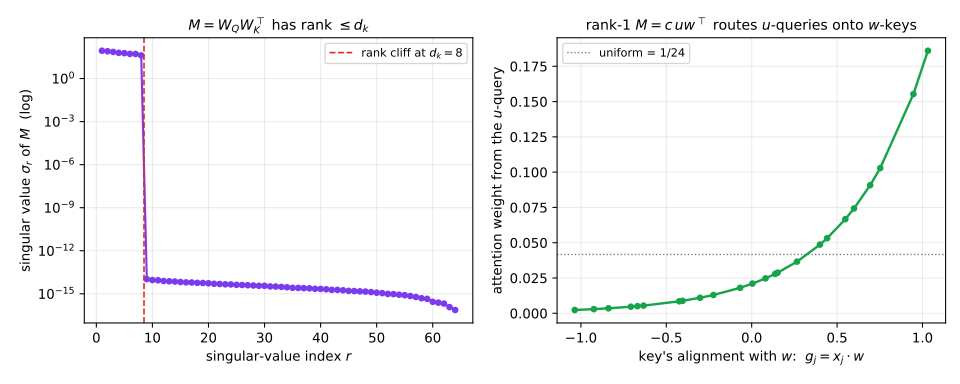

Here is the Python script that generated this plot:
"""The QK circuit is a low-rank bilinear form; its SVD is the routing rule.

Appendix A, section A.8 (reading a trained head).  Two facts, made numerical.

Column-vector convention throughout.

(left) M = W_Q^T W_K is d x d but has rank at most d_k (it is a product through
a d_k-dimensional bottleneck).  Its singular-value spectrum therefore shows a
hard cliff: exactly d_k non-negligible values, the rest at machine zero.  The
head compares tokens in a d_k-dimensional subspace, not the full residual space.

(right) Each singular triple (sigma_r, u_r, w_r) of M is a routing rule:
score(i,j) = x_i^T M x_j = sum_r sigma_r (u_r . x_i)(w_r . x_j), so the head
sends attention FROM positions whose residual has mass on u_r TO positions with
mass on w_r.  We build a rank-1 routing circuit M = c * u w^T with orthonormal
u, w, give each of L key tokens a controlled alignment g_j = x_j . w, point the
query along u, and confirm the resulting attention weight is a monotone
(softmax-of-linear) function of the key's w-alignment g_j -- i.e. M literally
routes u-queries onto w-keys.  Asymmetry u != w makes the routing directed.

Deterministic (fixed seed).

Outputs:
  qkv-lowrank-routing.svg
  qkv-lowrank-routing.json
"""
import json
import pathlib

import numpy as np
import matplotlib
matplotlib.use("Agg")
import matplotlib.pyplot as plt

HERE = pathlib.Path(__file__).resolve().parent

# macOS Accelerate / NumPy 2.x raises spurious FP flags inside BLAS matmul;
# the printed results are exact (verified), so silence these non-errors.
np.seterr(divide="ignore", over="ignore", invalid="ignore")

d, dk = 64, 8
rng = np.random.default_rng(3)

# --- left panel: rank cliff of M = W_Q^T W_K (column-vector convention) ---
WQ = rng.standard_normal((dk, d))
WK = rng.standard_normal((dk, d))
M = WQ.T @ WK
sv = np.linalg.svd(M, compute_uv=False)

# --- right panel: a rank-1 routing circuit M = c u w^T ---
u = rng.standard_normal(d); u /= np.linalg.norm(u)
w = rng.standard_normal(d)
w -= (w @ u) * u                 # make w orthogonal to u (directed: u != w)
w /= np.linalg.norm(w)
c = 6.0                          # routing strength (sets softmax temperature)
Mr = c * np.outer(u, w)

L = 24
g = np.linspace(-1.0, 1.0, L)    # intended key alignment along w
# Each key token = g_j * w plus small isotropic noise; g_meas is the realized
# w-alignment after noise (what the routing actually sees).
keys = np.outer(g, w) + 0.05 * rng.standard_normal((L, d))
g_meas = keys @ w
q = u.copy()                     # query aligned with u

scores = (q @ Mr @ keys.T) / np.sqrt(dk)
scores = scores - scores.max()
attn = np.exp(scores)
attn /= attn.sum()

data = {
    "d": d, "d_k": dk,
    "singular_values": [float(s) for s in sv],
    "n_above_1e-8": int((sv > 1e-8).sum()),
    "routing_strength_c": c, "L": L,
    "key_w_alignment": [float(x) for x in g_meas],
    "attention_weight": [float(a) for a in attn],
}
with open(HERE / "qkv-lowrank-routing.json", "w") as f:
    json.dump(data, f, indent=1)

fig, (ax1, ax2) = plt.subplots(1, 2, figsize=(10.0, 4.0))

idx = np.arange(1, len(sv) + 1)
ax1.semilogy(idx, np.maximum(sv, 1e-18), "o-", color="#7c3aed", lw=1.6, ms=4)
ax1.axvline(dk + 0.5, color="#dc2626", ls="--", lw=1.2,
            label=fr"rank cliff at $d_k={dk}$")
ax1.set_xlabel(r"singular-value index $r$")
ax1.set_ylabel(r"singular value $\sigma_r$ of $M$  (log)")
ax1.set_title(r"$M = W_Q W_K^\top$ has rank $\leq d_k$", fontsize=10.5)
ax1.grid(True, alpha=0.25, which="both")
ax1.legend(fontsize=8.5)

order = np.argsort(g_meas)
ax2.plot(g_meas[order], attn[order], "o-", color="#16a34a", lw=1.8, ms=4)
ax2.axhline(1.0 / L, color="#6b7280", ls=":", lw=1.0,
            label=f"uniform = 1/{L}")
ax2.set_xlabel(r"key's alignment with $w$:  $g_j = x_j \cdot w$")
ax2.set_ylabel("attention weight from the $u$-query")
ax2.set_title(r"rank-1 $M=c\,u w^\top$ routes $u$-queries onto $w$-keys",
              fontsize=10.5)
ax2.grid(True, alpha=0.25)
ax2.legend(fontsize=8.5, loc="upper left")

fig.tight_layout()
fig.savefig(HERE / "qkv-lowrank-routing.svg")
print("wrote qkv-lowrank-routing.svg / .json")
print(f"  singular values (top {dk+2}): {[round(float(s),2) for s in sv[:dk+2]]}")
print(f"  # singular values > 1e-8: {int((sv>1e-8).sum())} (= d_k = {dk})")
print(f"  attention on most-aligned key = {attn.max():.3f}, "
      f"on least-aligned = {attn.min():.4f} (uniform={1/L:.4f})")
